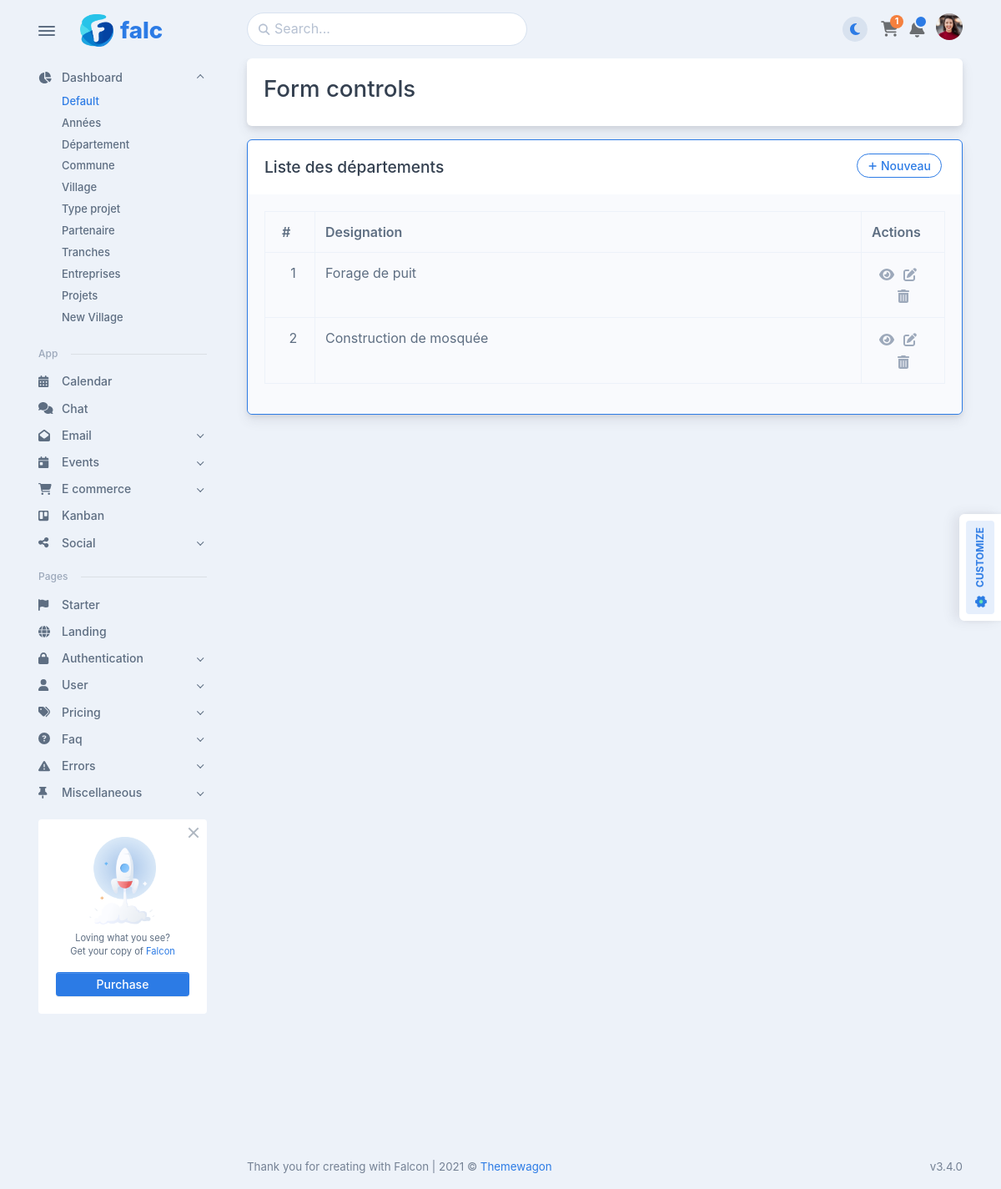
The app's page /types with its own data.
### projet/models.py (models this page shows, shortened)
class Type_projet(models.Model):
    designation = models.CharField(max_length=150)
    created_at = models.DateTimeField(auto_now_add=True)
    updated_at = models.DateTimeField(auto_now=True)

### projet/views/type_projet.py (the view)
# urls.py: path('types', type_projet.type_list, name='type_list'),
def type_list(request):
    types = Type_projet.objects.all()
    context = {
        'types': types,
    }
    return render(request, 'type/type_list.html', context)

### projet/templates/type/type_list.html (shortened to what this page needs)
{% extends "layouts/base.html" %} {% load static %} {% block content %}
<div class="row g-0">
    <div class="card mb-3">
        <div class="bg-holder d-none d-lg-block bg-card" style="background-image:url({../../../assets/img/icons/spot-illustrations/corner-4.png});"></div>
        <div class="card-body position-relative">
            <div class="row">
                <div class="col-lg-8">
                    <h3>Form controls</h3>
                </div>
            </div>
        </div>
    </div>
    <div class="card mb-3 border border-primary">
        <div class="card-header">
            <div class="row flex-between-end">
                <div class="col-auto align-self-center">
                    <h5 class="mb-0" data-anchor="data-anchor">Liste des départements</h5>
                </div>
                <div class="col-auto ms-auto">
                    <button type="button" class="btn btn-outline-primary btn-sm rounded-pill me-1 mb-1 show-form" data-url="{% url 'type_create' %}">
                        <span class="fas fa-plus me-1" data-fa-transform="shrink-3"></span>Nouveau
                    </button>
                </div>
            </div>
        </div>
        <div class="card-body bg-light ">
            <div class="pb-20 material-datatables">
                <table id="datatables" class="table hover table-bordered table-striped">
                    <thead>
                        <tr>
                            <th class="table-plus datatable-nosort">#</th>
                            <th>Designation</th>
                            <th>Actions</th>
                        </tr>
                    </thead>
                    <tbody>
                        {% include "type/type_list_2.html" %}
                    </tbody>
                </table>
            </div>
        </div>
    </div>
</div>
{% endblock content %}

### projet/templates/type/type_list_2.html
{% for type in types %}
<tr>
    <td style="width: 60px; text-align: center">{{ forloop.counter }}</td>
    <td>{{ type.designation }}</td>
    <td class="td-actions" style="width: 100px; text-align: center">
        <div>
            <button class="btn p-0 show-form-update" type="button" data-url="{% url 'type_update' type.id %}" data-bs-toggle="tooltip" data-bs-placement="top" title="View">
            <span class="text-500 fas fa-eye"></span>
          </button>&nbsp;
            <button class="btn p-0 show-form-update" type="button" data-url="{% url 'type_update' type.id %}" data-bs-toggle="tooltip" data-bs-placement="top" title="Edit">
              <span class="text-500 fas fa-edit"></span>
          </button>&nbsp;
            <button class="btn p-0 ms-2 show-form-delete" type="button" data-url="{% url 'type_delete' type.id %}" data-bs-toggle="tooltip" data-bs-placement="top" title="Delete">
              <span class="text-500 fas fa-trash-alt"></span>
          </button>
        </div>
    </td>
</tr>
{% empty %}
<tr>
    <td colspan="3" class="text-center bg-info">Aucun département enregistré</td>
</tr>
{% endfor %}

### records on screen
Type_projet: designation "Forage de puit"
Type_projet: designation "Construction de mosquée"
